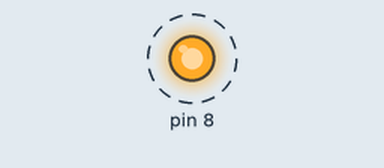
Simulated run of this program. Board: Raspberry Pi (header pin numbers). On the bench: output pins drawn as LEDs (lit = HIGH). Dashed ring = blinking.

Above: at 0.5 s.
Timing chart, 0 to 4.6 s (numbered marks = the images above):
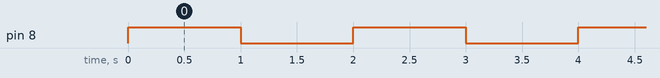

Measured:
- by itself, pin 8: alternates HIGH for 1.0 s and LOW for 1.0 s

The program:

blinkled.py
```python
import RPi.GPIO as GPIO
import time

GPIO.setmode(GPIO.BOARD) # Use board pin numbering
GPIO.setup(8, GPIO.OUT, initial=GPIO.LOW) # Set pin 8 to be an output pin and set initial value to low (off)

try:
    while True:
        GPIO.output(8, GPIO.HIGH) # Turn on
        time.sleep(1)
        GPIO.output(8, GPIO.LOW) # Turn off
        time.sleep(1)
except KeyboardInterrupt:
    GPIO.cleanup()
```
